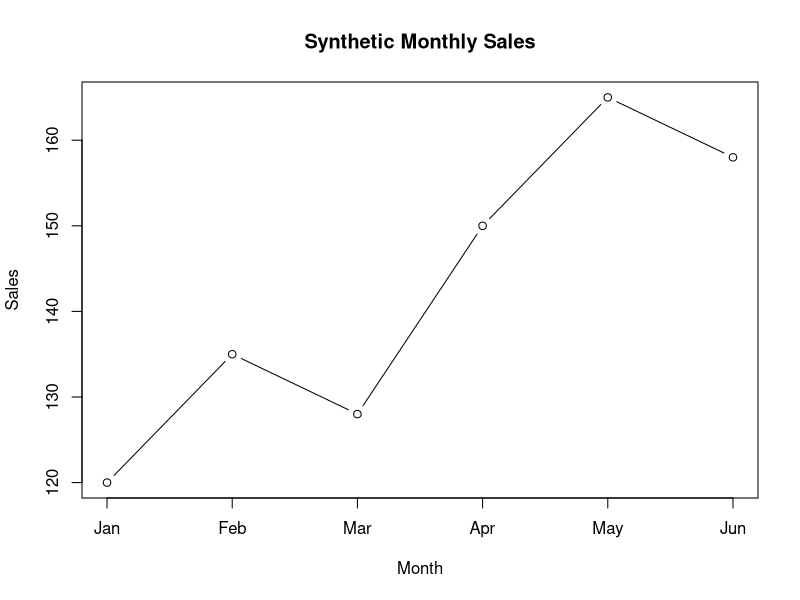

Here is the R script that generated this plot:
# Analyze synthetic monthly sales data
# Input: data/synthetic_sales.csv with month and sales columns.
# Output: summary statistics and a line plot.

sales <- read.csv("data/synthetic_sales.csv", stringsAsFactors = FALSE)
stopifnot(all(c("month", "sales") %in% names(sales)))
stopifnot(is.numeric(sales$sales), !anyNA(sales$sales))
print(summary(sales$sales))
plot(seq_along(sales$sales), sales$sales, type = "b",
     xaxt = "n", xlab = "Month", ylab = "Sales",
     main = "Synthetic Monthly Sales")
axis(1, at = seq_along(sales$month), labels = sales$month)
